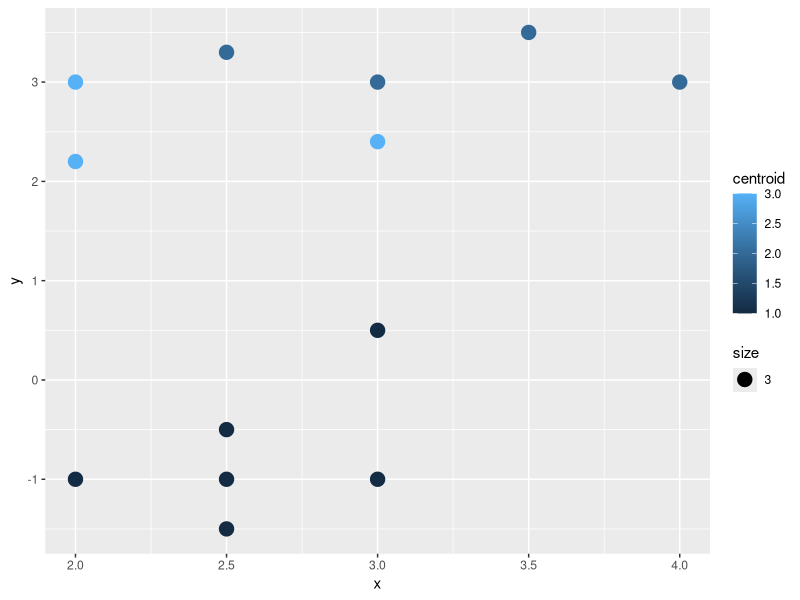

Write the R code that produced this figure.
library(ggplot2)

euclide <- function(point1 = vector(), point2 = vector()){
  return(sqrt((point1[1] - point2[1])^2 + (point1[2] - point2[2])^2))
}
#Takes the averages of the x and y coordinates and returns the centroid position. 
#This should be used after assignment
CenterCentroid <- function(x_coor,y_coor){
  positions <- matrix( nrow = 2, ncol = length(x_coor), dimnames = list(c('x','y')), byrow = TRUE)
  positions[1,] <- x_coor
  positions[2,] <- y_coor
  meanXY <- apply(positions, MARGIN = 1, mean)
  return(meanXY)
  
}

(CenterCentroid(c(-4,2), c(2,2)))
Centroid1_x <- c(-4,-4,-4,2,2,2)
Centroid1_y <- c(4,3,2,4,3,2)

(CenterCentroid(Centroid1_x,Centroid1_y))

#Q5 data
#coor array such that the values are paired (x,y). Why doesnt R have a set data type?
coor_array <- c(-1.5,-1,-1.5,1,-1.5,3,0,-1,0,1,0,3,1,-1,1,1,1,3,5,-1,5,1,5,3)
coor_matrix <- matrix(data = coor_array, nrow = 2, ncol = length(coor_array)/2, dimnames = list(c('x','y')))
centroid_array <- c(-4,1,5.5,1,6,1)
centroid_matrix <-  matrix(data = centroid_array, nrow = 2, ncol = length(centroid_array)/2, dimnames = list(c('x','y')))

#Returns an  array which represents the distances from the point to each centroid. It expects to values for its coordinates.
getCentroidDistances <- function(cent_matrix, xycoor){
  distances <- c()
  for(i in 1:((length(cent_matrix)/2))){
    distances[i] <- euclide(xycoor, c(cent_matrix[[1,i]], cent_matrix[[2,i]]))
  }
  return(distances)
}
#Assigns coordinates to centroids based on euclidean distance. It expects both centroid coordinates and point
#coordinates to be represented in matrix.
Kcluster <- function(centroid_matrix, coor_matrix){
  clusters <- matrix(nrow = 3, ncol = length(coor_matrix)/2, dimnames = list(c("x","y","centroid")))
  for(i in 1:(length(coor_matrix)/2)){
    coor <- as.vector(coor_matrix[,i])
    centroid <- which.min(getCentroidDistances(centroid_matrix,coor))
    clusters[1:2,i] <- coor
    clusters[3,i] <- centroid    
  }
  return(clusters)
}


##DRIVER FUNCTION
my.kmeans <- function(coor_matrix, num_of_clusters = 2,  max.iter = 10){
  samePos <- FALSE
  iters <- 0
  lastMatrix <- matrix()
  #generate random coors for centroids and make centroid matrix.
  
  #The limits are the maximum and minimum of each coor.
  ranx <- sample(min(coor_matrix[1,]):max(coor_matrix[1,]), num_of_clusters, replace = FALSE)
  
  rany <- sample(min(coor_matrix[2,]):max(coor_matrix[2,]), num_of_clusters, replace = FALSE)
  centroid_matrix <- matrix(NA, nrow = 2, ncol = length(rany), dimnames = list(c("x","y")))
  centroid_matrix[1,] <- ranx
  centroid_matrix[2,] <- rany
  
  
  while(!samePos || iters != max.iter){
    #measure distances from each coor to each centroid
    #assign each xycoor to a centroid
    current_clusters <- Kcluster(centroid_matrix, coor_matrix)
    
    #move the centroid to a new middle
    for(i in 1:num_of_clusters){
      cluster_i <- which(current_clusters[3,] == i)
      centroid_matrix[,i] <- CenterCentroid(current_clusters[1,cluster_i], current_clusters[2,cluster_i])
    }
    #check if each entry is the same as the last
    if(identical(lastMatrix,current_clusters)){
      samePos <- TRUE
    }
    #make a copy of the matrix
    lastMatrix <- current_clusters
    
    #repeat
    iters <- iters + 1
    
    
    
  }
  
  df_out <- as.data.frame(t(current_clusters))
  xcenters <- c()
  ycenters <- c()
  for(i in 1:num_of_clusters){
    xcenters <- append(xcenters,rep(centroid_matrix[1,i], length(which(df_out$centroid == i))))
    ycenters <- append(ycenters,rep(centroid_matrix[2,i], length(which(df_out$centroid == i))))
  }
  df_out["Center_X"] <- xcenters
  df_out["Center_Y"] <- ycenters
  return(df_out)
  
}
#building test matrix
x <- c(3,2.5,2.5,2.5,2,3,2,2,2.5,3,3,3.5,4)
y <- c(0.5,-0.5,-1,-1.5,-1,-1,2.2,3,3.3,2.4,3,3.5,3)
mycoor <- matrix(data = NA, nrow = 2, ncol = length(x), dimnames = list(c("x","y")))
mycoor[1,] <- x
mycoor[2,] <- y
kmeans.test <- (my.kmeans(mycoor, num_of_clusters = 3))
qplot(x,y, data = kmeans.test, color = centroid, cex = 3)
kmeans.test

